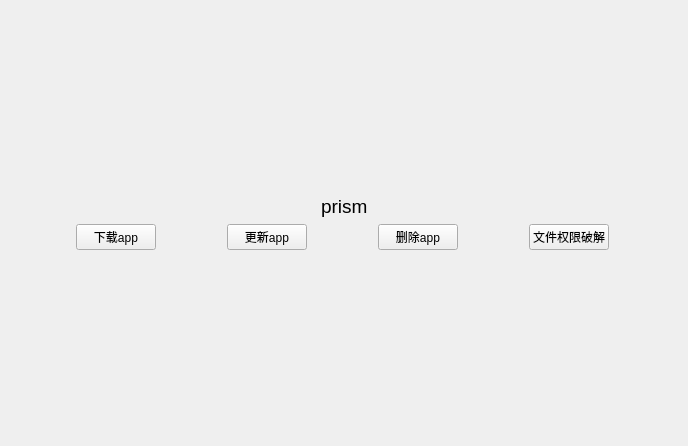
<?xml version="1.0" encoding="UTF-8"?>
<ui version="4.0">
 <class>Form</class>
 <widget class="QWidget" name="Form">
  <property name="geometry">
   <rect>
    <x>0</x>
    <y>0</y>
    <width>688</width>
    <height>446</height>
   </rect>
  </property>
  <property name="windowTitle">
   <string>Form</string>
  </property>
  <layout class="QHBoxLayout" name="horizontalLayout_2">
   <item>
    <widget class="QWidget" name="widget" native="true">
     <property name="sizePolicy">
      <sizepolicy hsizetype="Preferred" vsizetype="Fixed">
       <horstretch>0</horstretch>
       <verstretch>0</verstretch>
      </sizepolicy>
     </property>
     <layout class="QVBoxLayout" name="verticalLayout">
      <item>
       <layout class="QHBoxLayout" name="horizontalLayout_3">
        <item>
         <spacer name="horizontalSpacer">
          <property name="orientation">
           <enum>Qt::Horizontal</enum>
          </property>
          <property name="sizeHint" stdset="0">
           <size>
            <width>40</width>
            <height>20</height>
           </size>
          </property>
         </spacer>
        </item>
        <item>
         <widget class="QLabel" name="label">
          <property name="sizePolicy">
           <sizepolicy hsizetype="Fixed" vsizetype="Fixed">
            <horstretch>0</horstretch>
            <verstretch>0</verstretch>
           </sizepolicy>
          </property>
          <property name="font">
           <font>
            <pointsize>14</pointsize>
           </font>
          </property>
          <property name="text">
           <string>prism</string>
          </property>
         </widget>
        </item>
        <item>
         <spacer name="horizontalSpacer_2">
          <property name="orientation">
           <enum>Qt::Horizontal</enum>
          </property>
          <property name="sizeHint" stdset="0">
           <size>
            <width>40</width>
            <height>20</height>
           </size>
          </property>
         </spacer>
        </item>
       </layout>
      </item>
      <item>
       <layout class="QHBoxLayout" name="horizontalLayout">
        <property name="spacing">
         <number>15</number>
        </property>
        <item>
         <widget class="QPushButton" name="pushButton">
          <property name="sizePolicy">
           <sizepolicy hsizetype="Fixed" vsizetype="Fixed">
            <horstretch>0</horstretch>
            <verstretch>0</verstretch>
           </sizepolicy>
          </property>
          <property name="text">
           <string>下载app</string>
          </property>
         </widget>
        </item>
        <item>
         <widget class="QPushButton" name="pushButton_2">
          <property name="sizePolicy">
           <sizepolicy hsizetype="Fixed" vsizetype="Fixed">
            <horstretch>0</horstretch>
            <verstretch>0</verstretch>
           </sizepolicy>
          </property>
          <property name="text">
           <string>更新app</string>
          </property>
         </widget>
        </item>
        <item>
         <widget class="QPushButton" name="pushButton_3">
          <property name="sizePolicy">
           <sizepolicy hsizetype="Fixed" vsizetype="Fixed">
            <horstretch>0</horstretch>
            <verstretch>0</verstretch>
           </sizepolicy>
          </property>
          <property name="text">
           <string>删除app</string>
          </property>
         </widget>
        </item>
        <item>
         <widget class="QPushButton" name="pushButton_4">
          <property name="sizePolicy">
           <sizepolicy hsizetype="Fixed" vsizetype="Fixed">
            <horstretch>0</horstretch>
            <verstretch>0</verstretch>
           </sizepolicy>
          </property>
          <property name="text">
           <string>文件权限破解</string>
          </property>
         </widget>
        </item>
       </layout>
      </item>
     </layout>
    </widget>
   </item>
  </layout>
 </widget>
 <resources/>
 <connections/>
</ui>
